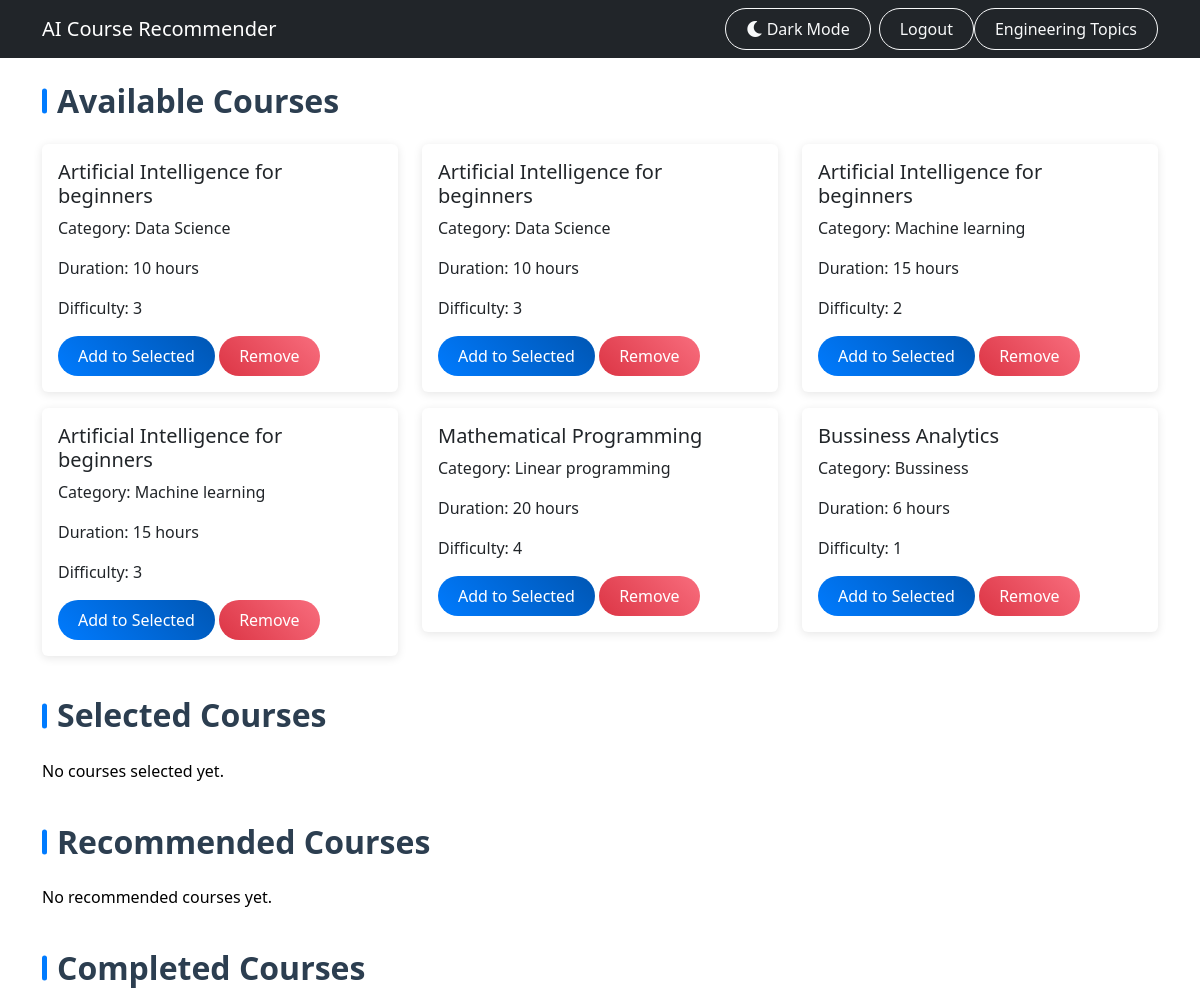
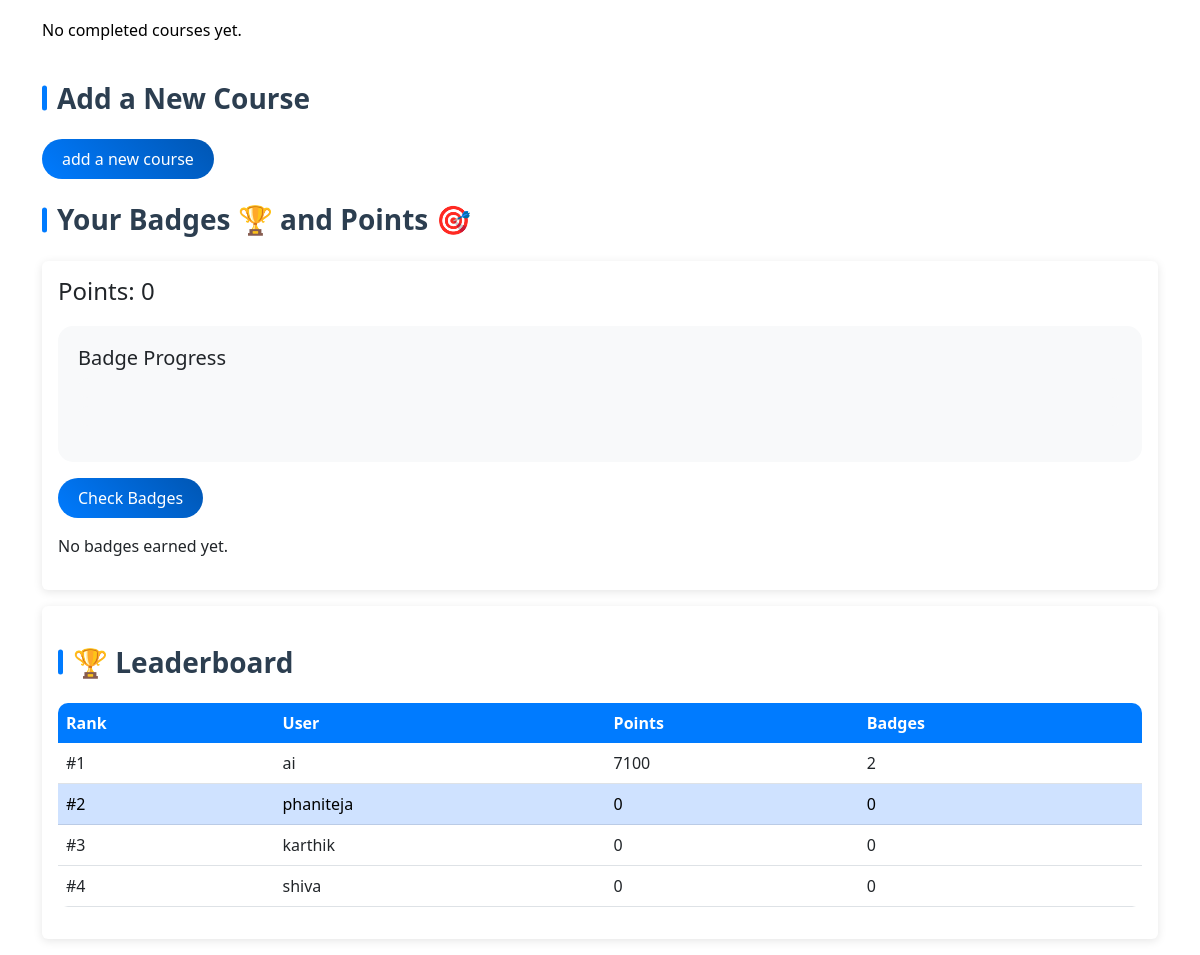
The page /dashboard/ (signed in) on the database its author committed (2 pictures, top to bottom).
### recommend/models.py (models this page shows, shortened)
class Course(models.Model):
    title = models.CharField(max_length=255)
    category = models.CharField(max_length=100)
    duration = models.IntegerField()  # in hours
    difficulty = models.IntegerField()  # 1 = easy, 2 = medium, 3 = hard
    is_removed = models.BooleanField(default=False)

class UserProfile(models.Model):
    user = models.OneToOneField(User, on_delete=models.CASCADE)
    preferences = models.JSONField(default=dict)
    available_time = models.IntegerField(default=10)  # max hours per week
    max_courses = models.IntegerField(default=3)
    selected_courses = models.ManyToManyField(Course, blank=True, related_name="selected_by_users")
    recommended_courses = models.ManyToManyField(Course, blank=True, related_name="recommended_to_users")
    completed_courses = models.ManyToManyField(Course, blank=True, related_name="completed_by_users")
    badges = models.ManyToManyField(Badge, blank=True)
    points = models.IntegerField(default=0)
    dark_mode = models.BooleanField(default=False)
    notification_enabled = models.BooleanField(default=True)
    last_active = models.DateTimeField(auto_now=True)

### recommend/views.py (the view)
# urls.py: path('dashboard/', views.dashboard, name='dashboard'),
@login_required
def dashboard(request):
    user_profile = UserProfile.objects.get(user=request.user)
    completed_count = user_profile.completed_courses.count()
    first_course_progress = min(completed_count * 100, 100)  # 1 course needed
    learning_streak_progress = min(completed_count * 50, 100)  # 2 courses needed
    top_users = UserProfile.objects.order_by('-points')[:10]
    context = {
        'user_profile': user_profile,
        'selected_courses': user_profile.selected_courses.all(),
        'recommended_courses': user_profile.recommended_courses.all(),
        'completed_courses': user_profile.completed_courses.all(),
        'all_courses': Course.objects.filter(is_removed=False),
        'first_course_progress': first_course_progress,
        'learning_streak_progress': learning_streak_progress,
        'top_users': top_users,
    }
    return render(request, "dashboard.html", context)

### templates/dashboard.html (shortened to what this page needs)
{% extends 'base.html' %}
{% block content %}
<h2>Available Courses</h2>
<div class="row">
    {% for course in all_courses %}
    <div class="col-md-4">
        <div class="card mb-3">
            <div class="card-body">
                <h5 class="card-title">{{ course.title }}</h5>
                <p>Category: {{ course.category }}</p>
                <p>Duration: {{ course.duration }} hours</p>
                <p>Difficulty: {{ course.difficulty }}</p>
                <a href="{% url 'add_to_selected' course.id %}" class="btn btn-primary">Add to Selected</a>
                <a href="{% url 'remove_course' course.id %}" class="btn btn-danger">Remove</a>
            </div>
        </div>
    </div>
    {% empty %}
    <p>No available courses.</p>
    {% endfor %}
</div>
<h2>Selected Courses</h2>
<div class="row">
    {% for course in selected_courses %}
    <div class="col-md-4">
        <div class="card mb-3">
            <div class="card-body">
                <h5 class="card-title">{{ course.title }}</h5>
                <p>Category: {{ course.category }}</p>
                <p>Duration: {{ course.duration }} hours</p>
                <p>Difficulty: {{ course.difficulty }}</p>
                <a href="{% url 'add_to_recommended' course.id %}" class="btn btn-success">Recommend</a>
                <a href="{% url 'remove_from_selected' course.id %}" class="btn btn-danger">Remove</a>
            </div>
        </div>
    </div>
    {% empty %}
    <p>No courses selected yet.</p>
    {% endfor %}
</div>
<h2>Recommended Courses</h2>
<div class="row">
    {% for course in recommended_courses %}
    <div class="col-md-4">
        <div class="card mb-3">
            <div class="card-body">
                <h5 class="card-title">{{ course.title }}</h5>
                <p>Category: {{ course.category }}</p>
                <p>Duration: {{ course.duration }} hours</p>
                <p>Difficulty: {{ course.difficulty }}</p>
                <a href="{% url 'remove_from_recommended' course.id %}" class="btn btn-danger">Remove</a>
                <a href="{% url 'mark_as_completed' course.id %}" class="btn btn-success">Complete</a>
            </div>
        </div>
    </div>
    {% empty %}
    <p>No recommended courses yet.</p>
    {% endfor %}
</div>
<h2>Completed Courses</h2>
<div class="row">
    {% for course in completed_courses %}
    <div class="col-md-4">
        <div class="card mb-3">
            <div class="card-body">
                <h5 class="card-title">{{ course.title }}</h5>
                <p>Category: {{ course.category }}</p>
                <p>Duration: {{ course.duration }} hours</p>
                <p>Difficulty: {{ course.difficulty }}</p>
                <span class="badge bg-success">Completed</span>
                <a href="{% url 'remove_from_completed' course.id %}" class="btn btn-danger mt-2">Remove</a>
            </div>
        </div>
    </div>
    {% empty %}
    <p>No completed courses yet.</p>
    {% endfor %}
</div>
<h3>Add a New Course</h3>
<a href="{% url 'add_course' %}" class="btn btn-primary">add a new course</a>
<h3>Your Badges 🏆 and Points 🎯</h3>
<div class="card mb-3">
  <div class="card-body">
    <h4>Points: {{ user_profile.points }}</h4>
    <div class="badge-progress mb-3">
      <h5>Badge Progress</h5>
      <div class="progress mb-2">
      </div>
      <div class="progress">
      </div>
    </div>
    <form method="post" action="{% url 'check_badges' %}">
      <button type="submit" class="btn btn-primary">Check Badges</button>
    </form>
    <ul class="list-unstyled mt-3">
        {% for badge in user_profile.badges.all %}
          <li class="mb-2">
            <img src="{{ badge.get_icon_url }}" alt="{{ badge.name }}" width="30" height="30">
            <strong>{{ badge.name }}</strong> - {{ badge.description }}
          </li>
        {% empty %}
          <p>No badges earned yet.</p>
        {% endfor %}
      </ul>
  </div>
</div>
<div class="card mb-3">
  <div class="card-body">
    <h3>🏆 Leaderboard</h3>
    <div class="table-responsive">
      <table class="table">
        <thead>
          <tr>
            <th>Rank</th>
            <th>User</th>
            <th>Points</th>
            <th>Badges</th>
          </tr>
        </thead>
        <tbody>
          {% for profile in top_users %}
          <tr {% if profile.user == request.user %}class="table-primary"{% endif %}>
            <td>#{{ forloop.counter }}</td>
            <td>{{ profile.user.username }}</td>
            <td>{{ profile.points }}</td>
            <td>{{ profile.badges.count }}</td>
          </tr>
          {% endfor %}
        </tbody>
      </table>
    </div>
  </div>
</div>
{% endblock %}

### templates/base.html (style rules this page uses)
:root { --bg-color: #ffffff; --text-color: #000000; --card-bg: #ffffff; }
body { background-color: var(--bg-color); color: var(--text-color); transition: background-color 0.3s ease, color 0.3s ease; }

### templates/dashboard.html (style rules this page uses)
.card { transition: transform 0.3s ease, box-shadow 0.3s ease; border: none; box-shadow: 0 2px 10px rgba(0,0,0,0.1); animation: fadeIn 0.5s ease-out; }
h2, h3 { color: #2c3e50; margin: 1.5rem 0; font-weight: 600; position: relative; padding-left: 15px; transition: color 0.3s ease; }
h2::before, h3::before { content: ''; position: absolute; left: 0; top: 50%; transform: translateY(-50%); width: 5px; height: 25px; background: #007bff; border-radius: 3px; }
.btn { transition: all 0.3s ease; border-radius: 50px; padding: 8px 20px; }
.btn-danger { background: linear-gradient(45deg, #dc3545, #f86d7d); border: none; }
.btn-primary { background: linear-gradient(45deg, #007bff, #0056b3); border: none; }
.progress { height: 20px; border-radius: 10px; background: #f8f9fa; margin-bottom: 1rem; overflow: hidden; }
.badge-progress { padding: 20px; background: #f8f9fa; border-radius: 15px; margin: 20px 0; }
.table { border-radius: 10px; overflow: hidden; }
.table thead th { background: #007bff; color: white; border: none; }
.table tbody tr { transition: transform 0.3s ease, background-color 0.3s ease; }
.table-primary { background-color: rgba(0, 123, 255, 0.1) !important; }

### rows shown on the page
Course: title "Artificial Intelligence for beginners", category "Data Science", duration "10", difficulty "3"
Course: title "Artificial Intelligence for beginners", category "Data Science", duration "10", difficulty "3"
Course: title "Artificial Intelligence for beginners", category "Machine learning", duration "15", difficulty "2"
Course: title "Artificial Intelligence for beginners", category "Machine learning", duration "15", difficulty "3"
Course: title "Mathematical Programming", category "Linear programming", duration "20", difficulty "4"
Course: title "Bussiness Analytics", category "Bussiness", duration "6", difficulty "1"
UserProfile: points "0", user.username "phaniteja", badges.count "0"
UserProfile: user.username "ai", points "7100", badges.count "2"
UserProfile: user.username "karthik", points "0", badges.count "0"
UserProfile: user.username "shiva", points "0", badges.count "0"
